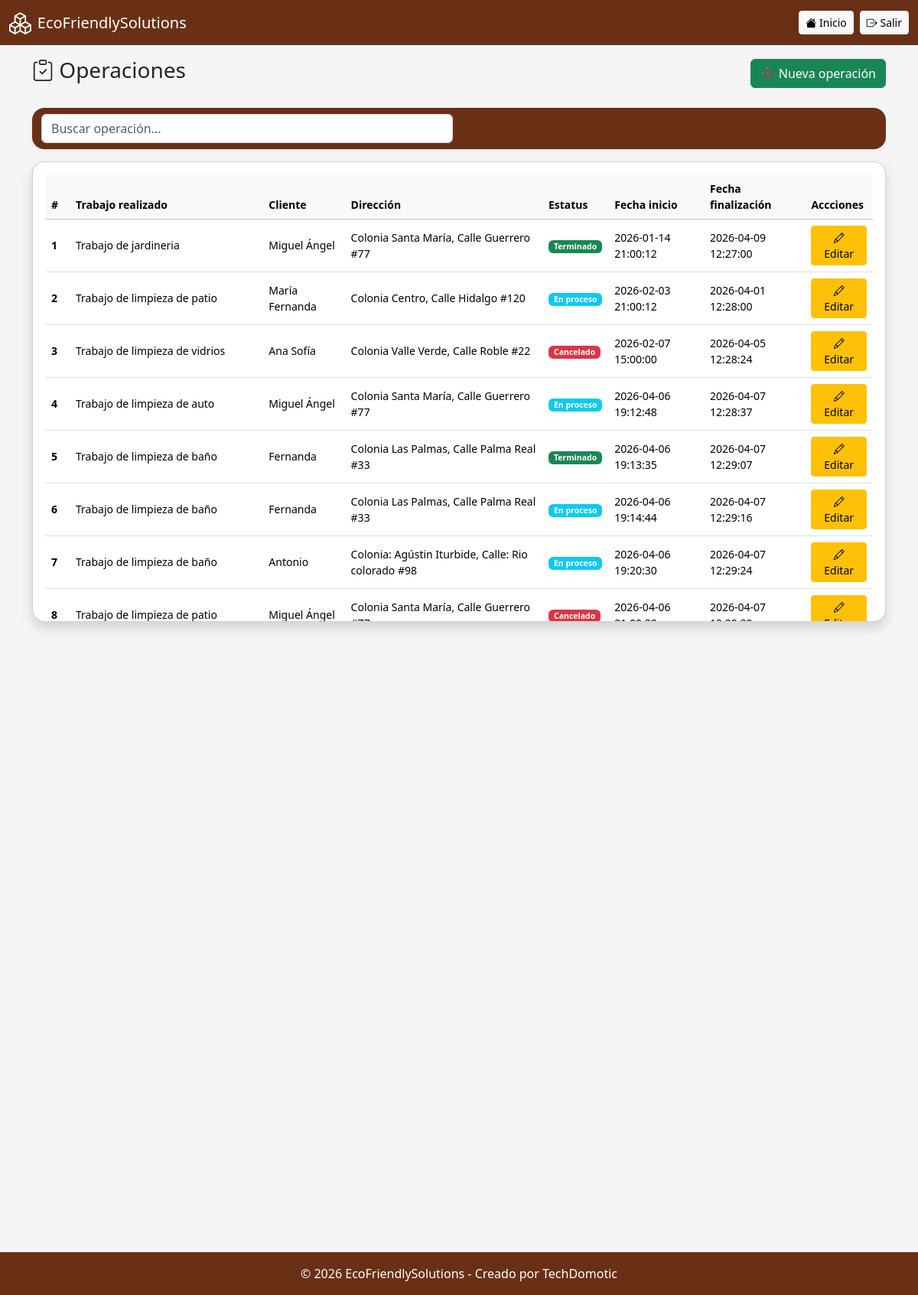
Page /operacion/listar.php (signed in) on the committed database.
### tables this page shows
CREATE TABLE `operacion` (
  `id_operacion` int(11) NOT NULL,
  `trabajo_realizado` varchar(200) DEFAULT NULL,
  `estatus` varchar(90) NOT NULL,
  `id_grupo_trabajadores` varchar(120) NOT NULL,
  `id_grupo_productos` varchar(120) NOT NULL,
  `id_grupo_materiales` varchar(120) NOT NULL,
  `id_cliente` int(11) NOT NULL,
  `fecha_creacion` timestamp NOT NULL DEFAULT current_timestamp(),
  `fecha_finalizacion` datetime DEFAULT NULL
);

CREATE TABLE `crm` (
  `id_cliente` int(11) NOT NULL,
  `nombre` varchar(100) NOT NULL,
  `apellidos` varchar(150) DEFAULT NULL,
  `direccion` varchar(150) DEFAULT NULL,
  `entre_calles` varchar(200) DEFAULT NULL,
  `correo` varchar(100) DEFAULT NULL,
  `numero_telefonico` bigint(11) DEFAULT NULL,
  `activo` tinyint(1) NOT NULL DEFAULT 1,
  `fecha_creacion` timestamp NOT NULL DEFAULT current_timestamp()
);

### operacion/listar.php (the view, shortened to what this page needs)
<?php
include '../includes/conexion.php';
include '../includes/header.php';
$result = $conn->query("
SELECT O.id_operacion, O.trabajo_realizado, O.estatus, C.nombre, C.direccion, O.fecha_creacion, O.fecha_finalizacion, O.id_grupo_trabajadores FROM operacion AS O INNER JOIN crm AS C ON C.id_cliente = O.id_cliente
");
?>
<div class="d-flex justify-content-between align-items-center mb-4">
    <h3><i class="bi bi-clipboard-check"></i> Operaciones</h3>
    <a href="crear.php" class="btn btn-success">➕ Nueva operaci&oacute;n</a>
</div>
<nav class="navbar bg-body-tertiary mb-3 rounded-4 shadow-sm">
  <div class="container-fluid">
    <div class="col-12 col-md-6"> <form class="d-flex" role="search" onsubmit="return false;">
            <input class="form-control me-2" type="search" id="inputBusqueda" placeholder="Buscar operación...">
        </form>
    </div>
  </div>
</nav>
<div class="card shadow rounded-4">
<div class="card-body table-responsive" style="max-height: 600px; overflow-y: auto;">
<table class="table table-hover align-middle small" id="tablaop">
<thead class="table-light">
<tr>
<th style="position: sticky; top: 0; z-index: 2; background-color: #f8f9fa;">#</th>
<th style="position: sticky; top: 0; z-index: 2; background-color: #f8f9fa;">Trabajo realizado</th>
<th style="position: sticky; top: 0; z-index: 2; background-color: #f8f9fa;">Cliente</th>
<th style="position: sticky; top: 0; z-index: 2; background-color: #f8f9fa;">Direcci&oacute;n</th>
<th style="position: sticky; top: 0; z-index: 2; background-color: #f8f9fa;">Estatus</th>
<th style="position: sticky; top: 0; z-index: 2; background-color: #f8f9fa;">Fecha inicio</th>
<th style="position: sticky; top: 0; z-index: 2; background-color: #f8f9fa;">Fecha finalizaci&oacute;n</th>
<th style="position: sticky; top: 0; z-index: 2; background-color: #f8f9fa;">Accciones</th>
</tr>
</thead>
<tbody>
<?php $contador = 1; ?>
<?php while($row = $result->fetch_assoc()): ?>
<td><strong><?= $contador; ?></strong></td>
<td><?= htmlspecialchars($row['trabajo_realizado']); ?></td>
<td><?= htmlspecialchars($row['nombre']); ?></td>
<td><?= htmlspecialchars($row['direccion']); ?></td>
<td>
<?php if($row['estatus'] == 'Terminado'): ?>
<span class="badge bg-success">Terminado</span>
<?php elseif($row['estatus'] == 'En proceso'): ?>
<span class="badge bg-info">En proceso</span>
<?php else: ?>
<span class="badge bg-danger">Cancelado</span>
<?php endif; ?>
</td>
<td><?= htmlspecialchars($row['fecha_creacion']); ?></td>
<td><?= htmlspecialchars($row['fecha_finalizacion']); ?></td>
<td>
<a href="editar.php?id=<?= $row['id_operacion']; ?>&id_grupo_trabajadores=<?= $row['id_grupo_trabajadores']; ?>"
class="btn btn-sm btn-warning">
<i class="bi bi-pencil"></i> Editar
</a>
</td>
<?php $contador++; ?>
<?php endwhile; ?>
</tbody>
</table>
</div>
</div>
<?php include '../includes/footer.php'; ?>

### css/estilos.css (style rules this page uses)
:root { --main-brown: #693015; }
body { background: #f5f5f5; display: flex; flex-direction: column; min-height: 100vh; }
.navbar, .footer { background-color: var(--main-brown) !important; }

### rows in the picture
operacion: trabajo_realizado "Trabajo de jardineria", id_cliente.nombre "Miguel Ángel", id_cliente.direccion "Colonia Santa María, Calle Guerrero #77", estatus "Terminado", fecha_creacion "2026-01-14 21:00:12", fecha_finalizacion "2026-04-09 12:27:00"
operacion: trabajo_realizado "Trabajo de limpieza de patio", id_cliente.nombre "María Fernanda", id_cliente.direccion "Colonia Centro, Calle Hidalgo #120", estatus "En proceso", fecha_creacion "2026-02-03 21:00:12", fecha_finalizacion "2026-04-01 12:28:00"
operacion: trabajo_realizado "Trabajo de limpieza de vidrios", id_cliente.nombre "Ana Sofía", id_cliente.direccion "Colonia Valle Verde, Calle Roble #22", estatus "Cancelado", fecha_creacion "2026-02-07 15:00:00", fecha_finalizacion "2026-04-05 12:28:24"
operacion: trabajo_realizado "Trabajo de limpieza de auto", id_cliente.nombre "Miguel Ángel", id_cliente.direccion "Colonia Santa María, Calle Guerrero #77", estatus "En proceso", fecha_creacion "2026-04-06 19:12:48", fecha_finalizacion "2026-04-07 12:28:37"
operacion: trabajo_realizado "Trabajo de limpieza de baño", id_cliente.nombre "Fernanda", id_cliente.direccion "Colonia Las Palmas, Calle Palma Real #33", estatus "Terminado", fecha_creacion "2026-04-06 19:13:35", fecha_finalizacion "2026-04-07 12:29:07"
operacion: trabajo_realizado "Trabajo de limpieza de baño", id_cliente.nombre "Fernanda", id_cliente.direccion "Colonia Las Palmas, Calle Palma Real #33", estatus "En proceso", fecha_creacion "2026-04-06 19:14:44", fecha_finalizacion "2026-04-07 12:29:16"
operacion: trabajo_realizado "Trabajo de limpieza de baño", id_cliente.nombre "Antonio", id_cliente.direccion "Colonia: Agústin Iturbide, Calle: Rio colorado #98", estatus "En proceso", fecha_creacion "2026-04-06 19:20:30", fecha_finalizacion "2026-04-07 12:29:24"
operacion: trabajo_realizado "Trabajo de limpieza de patio", id_cliente.nombre "Miguel Ángel", id_cliente.direccion "Colonia Santa María, Calle Guerrero…", estatus "Cancelado", fecha_creacion "2026-04-06…", fecha_finalizacion "2026-04-07…"

### other values in the picture
$pageTitle "EcoFriendlySolutions"
